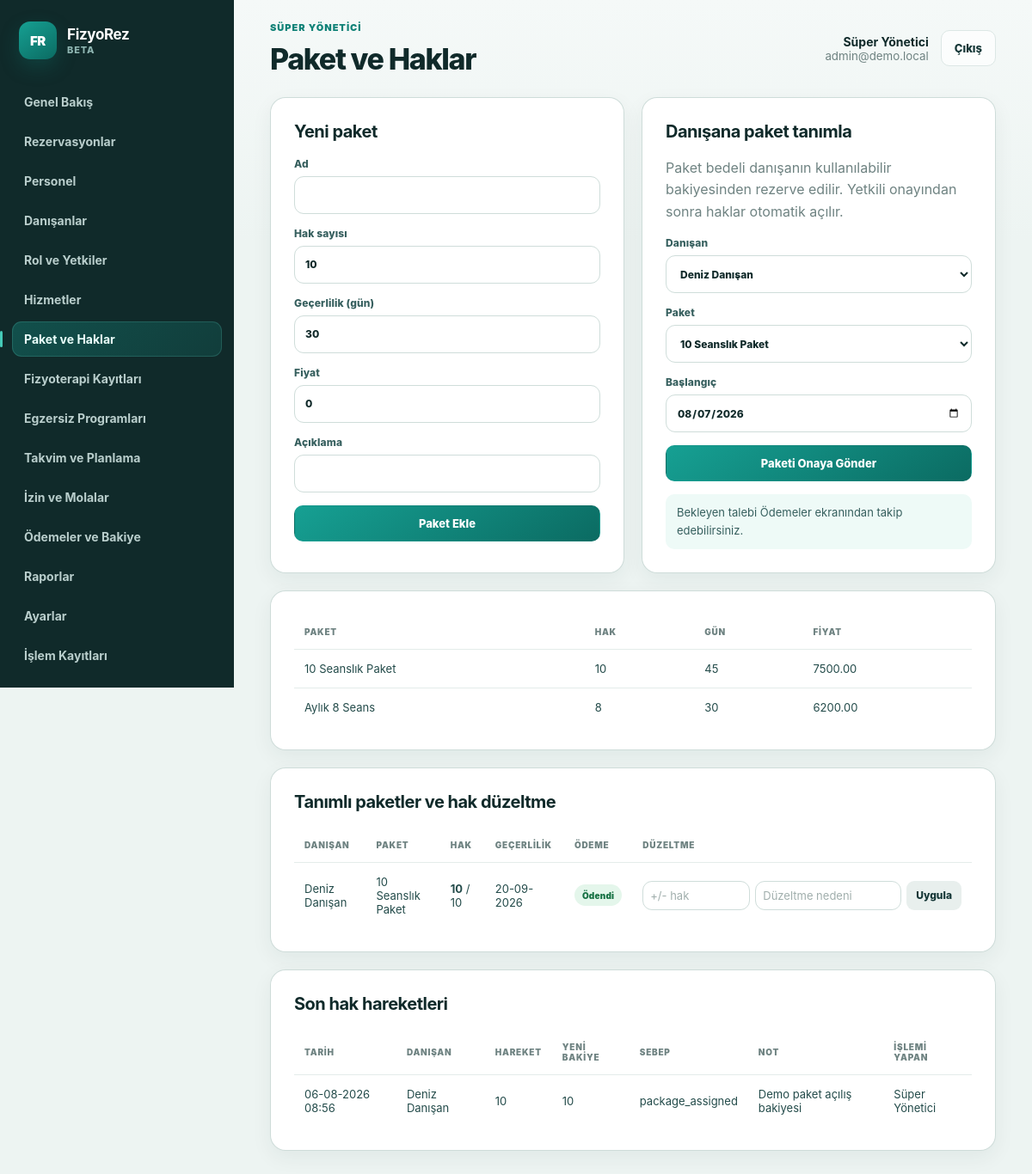
Page /admin/packages (signed in) on the committed database.
### tables this page shows
CREATE TABLE IF NOT EXISTS users (
    id INT UNSIGNED AUTO_INCREMENT PRIMARY KEY,
    role ENUM('super_admin', 'admin', 'consultant', 'staff', 'customer') NOT NULL,
    name VARCHAR(160) NOT NULL,
    email VARCHAR(190) NOT NULL UNIQUE,
    phone VARCHAR(40) NULL,
    password_hash VARCHAR(255) NOT NULL,
    status ENUM('pending', 'active', 'suspended', 'passive') NOT NULL DEFAULT 'active',
    email_verified_at DATETIME NULL,
    privacy_consent_at DATETIME NULL,
    last_login_at DATETIME NULL,
    created_at DATETIME NOT NULL DEFAULT CURRENT_TIMESTAMP,
    updated_at DATETIME NULL ON UPDATE CURRENT_TIMESTAMP,
    INDEX idx_users_role (role),
    INDEX idx_users_status (status)
);

CREATE TABLE IF NOT EXISTS packages (
    id INT UNSIGNED AUTO_INCREMENT PRIMARY KEY,
    name VARCHAR(160) NOT NULL,
    description TEXT NULL,
    total_credits INT UNSIGNED NOT NULL,
    validity_days INT UNSIGNED NOT NULL,
    price DECIMAL(10,2) NOT NULL DEFAULT 0,
    active TINYINT(1) NOT NULL DEFAULT 1,
    created_at DATETIME NOT NULL DEFAULT CURRENT_TIMESTAMP,
    INDEX idx_packages_active (active)
);

CREATE TABLE IF NOT EXISTS customer_packages (
    id INT UNSIGNED AUTO_INCREMENT PRIMARY KEY,
    customer_id INT UNSIGNED NOT NULL,
    package_id INT UNSIGNED NOT NULL,
    credits_total INT UNSIGNED NOT NULL,
    credits_remaining INT UNSIGNED NOT NULL,
    starts_at DATE NOT NULL,
    expires_at DATE NOT NULL,
    status ENUM('active', 'frozen', 'expired', 'cancelled') NOT NULL DEFAULT 'active',
    payment_status ENUM('paid', 'pending', 'awaiting_approval', 'cancelled', 'refunded') NOT NULL DEFAULT 'pending',
    low_credit_mail_queued_at DATETIME NULL,
    expiry_mail_queued_at DATETIME NULL,
    payment_mail_queued_at DATETIME NULL,
    created_at DATETIME NOT NULL DEFAULT CURRENT_TIMESTAMP,
    FOREIGN KEY (customer_id) REFERENCES users(id) ON DELETE CASCADE,
    FOREIGN KEY (package_id) REFERENCES packages(id) ON DELETE RESTRICT,
    INDEX idx_customer_packages_customer (customer_id),
    INDEX idx_customer_packages_status (status),
    INDEX idx_customer_packages_expiry (expires_at)
);

CREATE TABLE IF NOT EXISTS credit_transactions (
    id BIGINT UNSIGNED AUTO_INCREMENT PRIMARY KEY,
    customer_package_id INT UNSIGNED NOT NULL,
    customer_id INT UNSIGNED NOT NULL,
    reservation_id BIGINT UNSIGNED NULL,
    amount INT NOT NULL COMMENT 'Positive adds credit, negative deducts credit',
    balance_before INT UNSIGNED NOT NULL,
    balance_after INT UNSIGNED NOT NULL,
    reason VARCHAR(80) NOT NULL,
    note VARCHAR(500) NULL,
    created_by INT UNSIGNED NULL,
    created_at DATETIME NOT NULL DEFAULT CURRENT_TIMESTAMP,
    FOREIGN KEY (customer_package_id) REFERENCES customer_packages(id) ON DELETE RESTRICT,
    FOREIGN KEY (customer_id) REFERENCES users(id) ON DELETE RESTRICT,
    FOREIGN KEY (reservation_id) REFERENCES reservations(id) ON DELETE SET NULL,
    FOREIGN KEY (created_by) REFERENCES users(id) ON DELETE SET NULL,
    INDEX idx_credit_package (customer_package_id, id),
    INDEX idx_credit_customer (customer_id, id),
    INDEX idx_credit_reservation (reservation_id)
);

### app/web.php (the view, shortened to what the rows shown need)
<?php
$path = current_path();
$flash = $_SESSION['flash'] ?? null;
try {
    $user = Auth::requireWeb();
    render_page($user, $path, $flash);
} catch (Throwable $e) {
    http_response_code(500);
    render_error($e);
}
    ?>
    <?php
function render_page(array $user, string $path, ?array $flash): void
{
    $title = page_title($path);
    ?>
    <!doctype html><html lang="tr"><head><meta charset="utf-8"><meta name="viewport" content="width=device-width, initial-scale=1">
    <title><?= e($title) ?> · <?= e(config('app.name')) ?></title><link rel="stylesheet" href="<?= e(asset_url('assets/css/app.css') . '?v=5') ?>"></head><body>
    <div class="app-shell">
    <div class="main-shell"><header class="topbar"><div><p class="eyebrow"><?= e(role_label((string) $user['role'])) ?></p><h1><?= e($title) ?></h1></div><div class="user-box"><span><strong><?= e($user['name']) ?></strong><small><?= e($user['email']) ?></small></span></div></header>
    <?php render_flash($flash); ?><main class="content"><?php render_route($user, $path); ?></main></div></div>
    <script src="<?= e(asset_url('assets/js/app.js') . '?v=5') ?>"></script></body></html>
    <?php
}
function page_title(string $path): string
{
    return [
        '/admin' => 'Genel Bakış', '/admin/users' => 'Personel Yönetimi', '/admin/customers' => 'Danışanlar', '/admin/roles' => 'Rol ve Yetkiler',
        '/admin/services' => 'Hizmetler', '/admin/packages' => 'Paket ve Haklar', '/admin/reservations' => 'Rezervasyonlar',
        '/admin/availability' => 'Takvim ve Planlama', '/admin/time-off' => 'İzin ve Molalar', '/admin/payments' => 'Ödemeler ve Bakiye',
        '/admin/reports' => 'Raporlar', '/admin/settings' => 'Sistem Ayarları', '/admin/profile' => 'Profilim',
        '/admin/clinical' => 'Fizyoterapi Kayıtları', '/admin/exercises' => 'Egzersiz Programları',
        '/admin/audit' => 'İşlem Kayıtları',
        '/customer' => 'Ana Sayfa', '/customer/book' => 'Randevu Al', '/customer/reservations' => 'Randevularım',
        '/customer/packages' => 'Paketlerim', '/customer/payments' => 'Bakiye ve Ödemelerim', '/customer/profile' => 'Profilim',
        '/customer/programs' => 'Egzersiz Programım',
    ][$path] ?? 'FizyoRez';
}
function role_label(string $role): string
{
    return ['super_admin' => 'Süper Yönetici', 'admin' => 'Yönetici', 'staff' => 'Resepsiyon / Personel', 'consultant' => 'Fizyoterapist', 'customer' => 'Danışan Portalı'][$role] ?? $role;
}
function render_route(array $user, string $path): void
{
    switch ($path) {
        case '/admin/packages': Authorization::require($user, 'packages.manage'); render_packages($user); break;
    }
}
        ?>
    <?php
function render_packages(array $actor): void
{
    $packages = DB::fetchAll('SELECT * FROM packages ORDER BY active DESC, name'); $customers = customers();
    $assigned = DB::fetchAll(Management::customerPackageSql() . ' ORDER BY cp.id DESC LIMIT 200'); ?>
    <section class="grid two-col"><div class="panel"><h2>Yeni paket</h2></div>
    <div class="panel"><h2>Danışana paket tanımla</h2></div></section>
    <?php render_simple_table($packages, ['name' => 'Paket', 'total_credits' => 'Hak', 'validity_days' => 'Gün', 'price' => 'Fiyat']); ?>
    <section class="panel"><h2>Tanımlı paketler ve hak düzeltme</h2><div class="table-wrap"><table><thead><tr><th>Danışan</th><th>Paket</th><th>Hak</th><th>Geçerlilik</th><th>Ödeme</th><?php if (can($actor, 'credits.adjust')): ?><th>Düzeltme</th><?php endif; ?></tr></thead><tbody>
    <?php foreach ($assigned as $item): ?><tr><td><?= e($item['customer_name']) ?></td><td><?= e($item['package_name']) ?></td><td><strong><?= e($item['credits_remaining']) ?></strong> / <?= e($item['credits_total']) ?></td><td><?= e(date_only((string) $item['expires_at'])) ?></td><td><span class="badge <?= e($item['payment_status']) ?>"><?= e(payment_label((string) $item['payment_status'])) ?></span></td><?php if (can($actor, 'credits.adjust')): ?><td><form method="post" class="inline-form"><?= csrf_field() ?><input type="hidden" name="action" value="adjust_credit"><input type="hidden" name="customer_package_id" value="<?= e($item['id']) ?>"><input type="number" name="amount" placeholder="+/- hak" required><input name="note" placeholder="Düzeltme nedeni" required><button class="btn btn-small">Uygula</button></form></td><?php endif; ?></tr><?php endforeach; ?></tbody></table></div></section>
    <section class="panel"><h2>Son hak hareketleri</h2><?php $moves = DB::fetchAll('SELECT ct.*, u.name AS customer_name, a.name AS actor_name FROM credit_transactions ct INNER JOIN users u ON u.id = ct.customer_id LEFT JOIN users a ON a.id = ct.created_by ORDER BY ct.id DESC LIMIT 100'); render_bare_table($moves, ['created_at' => 'Tarih', 'customer_name' => 'Danışan', 'amount' => 'Hareket', 'balance_after' => 'Yeni bakiye', 'reason' => 'Sebep', 'note' => 'Not', 'actor_name' => 'İşlemi yapan']); ?></section>
    <?php
}
    ?>
    <?php
function render_simple_table(array $rows, array $columns): void
{
    ?><section class="panel"><?php render_bare_table($rows, $columns); ?></section><?php
}
function render_bare_table(array $rows, array $columns): void
{
    ?><div class="table-wrap"><table><thead><tr><?php foreach ($columns as $label): ?><th><?= e($label) ?></th><?php endforeach; ?></tr></thead><tbody><?php foreach ($rows as $row): ?><tr><?php foreach ($columns as $key => $label): ?><td><?= e(display_value($row[$key] ?? '')) ?></td><?php endforeach; ?></tr><?php endforeach; ?><?php if (!$rows): ?><tr><td colspan="<?= count($columns) ?>" class="empty">Kayıt yok.</td></tr><?php endif; ?></tbody></table></div><?php
}
    ?><?php
function customers(): array { return DB::fetchAll('SELECT id, name FROM users WHERE role = "customer" AND status = "active" ORDER BY name'); }
function date_only(string $value): string { if ($value === '') return '-'; try { return (new DateTimeImmutable($value))->format('d-m-Y'); } catch (Throwable) { return $value; } }
function dt(string $value): string { try { return (new DateTimeImmutable($value))->format('d-m-Y H:i'); } catch (Throwable) { return $value; } }
function display_value(mixed $value): mixed { if (!is_string($value)) return $value; if (preg_match('/^\d{4}-\d{2}-\d{2}[ T]\d{2}:\d{2}/', $value)) return dt($value); return $value; }
function payment_label(string $status): string { return PaymentService::STATUSES[$status] ?? $status; }

### rows in the picture
users: role "SÜPER YÖNETICI", name "Süper Yönetici", email "admin@demo.local"
packages: name "10 Seanslık Paket", total_credits "10", validity_days "45", price "7500.00"
packages: name "Aylık 8 Seans", total_credits "8", validity_days "30", price "6200.00"
customer_packages: customer.name "Deniz Danışan", package.name "10 Seanslık Paket", credits_remaining "10", credits_total "10", expires_at "20-09-2026", payment_status "Ödendi"
credit_transactions: created_at "06-08-2026 08:56", customer.name "Deniz Danışan", amount "10", balance_after "10", reason "package_assigned", note "Demo paket açılış bakiyesi", created_by.name "Süper Yönetici"

### other values in the picture
config('app.name') "FizyoRez"
$label "Genel Bakış"
$label "Rezervasyonlar"
$label "Personel"
$label "Danışanlar"
$label "Rol ve Yetkiler"
$label "Hizmetler"
$label "Paket ve Haklar"
$label "Fizyoterapi Kayıtları"
$label "Egzersiz Programları"
$label "Takvim ve Planlama"
$label "İzin ve Molalar"
$label "Ödemeler ve Bakiye"
$label "Raporlar"
$label "Ayarlar"
